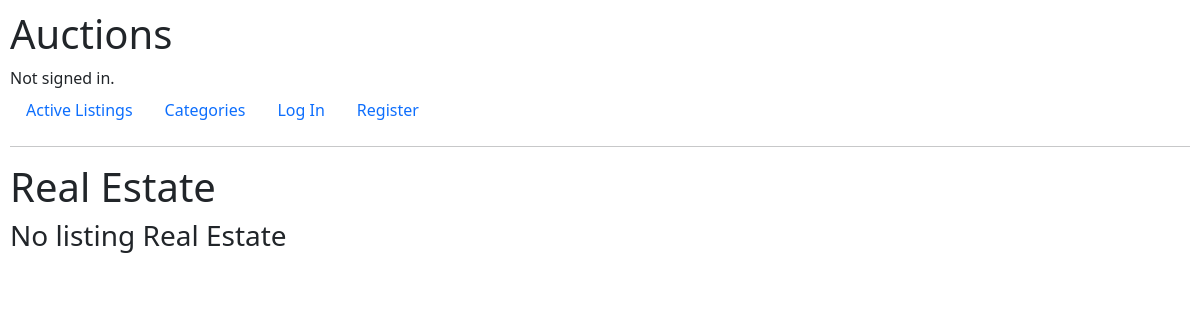
The page /categories/3 on the database as committed earlier.
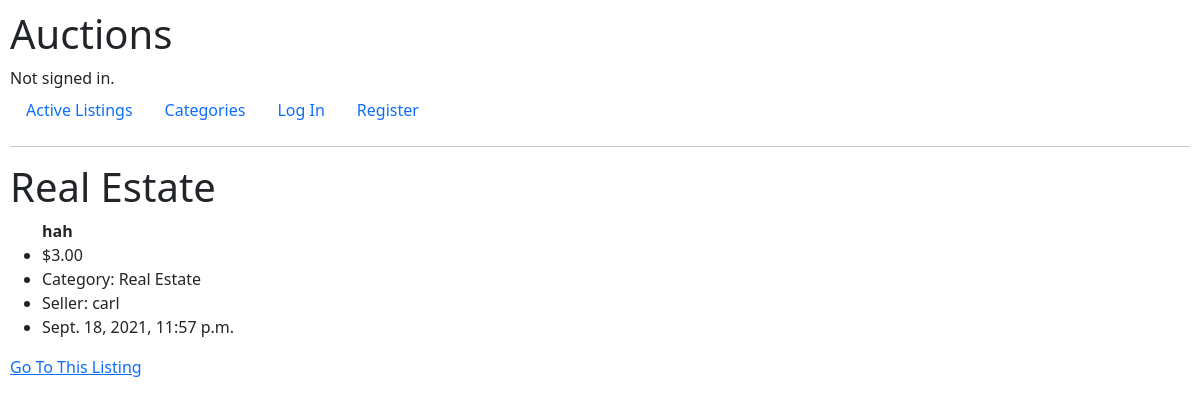
The same page on the database as committed later.
### auctions/models.py (models this page shows, shortened)
class Category(models.Model):
    Cat_name = models.CharField(max_length=50)
    def __str__(self):
        return f"{self.Cat_name}"

class Listing(models.Model):
    user = models.ForeignKey('User', on_delete=CASCADE, related_name='user_that_make_the_auction')
    title = models.CharField(max_length=50)
    price = models.DecimalField(max_digits=10,decimal_places=2)
    category = models.ForeignKey('Category', on_delete=CASCADE, related_name='selected_category',blank=True)
    time = models.DateTimeField(auto_now_add=True, blank=True)
    image = models.ImageField(null = True, blank = True, upload_to = 'images/')
    closed = models.BooleanField(default=False)
    bid = models.ManyToManyField('Bid', blank=True, related_name='listing_bid')
    comment = models.ManyToManyField('Comment',blank=True, related_name='list_comment')

class User(AbstractUser):
    pass

### auctions/views.py (the view)
# urls.py: path("categories/<int:cat_id>",views.specific, name='specific'),
def specific(request,cat_id):
    lis = Listing.objects.filter(category = cat_id)
    cat = Category.objects.get(pk = cat_id)
    return render(request, 'auctions/spec_category.html', {
        'catlist' :lis,
        'title' : cat,
    })

### auctions/templates/auctions/spec_category.html (shortened to what this page needs)
{% extends "auctions/layout.html" %} {% block body %} {% load tz %}
<h1>{{title}}</h1>
{% for cat in catlist %}
<ul>
  <strong> {{cat.title}} </strong>
  <li>${{cat.price}}</li>
  <li>Category: {{cat.category}}</li>
  <li>Seller: {{cat.user}}</li>
  {% timezone "Asia/Manila" %}
  <li>{{cat.time}}</li>
  {% endtimezone %}
</ul>
<a href="{% url 'listing' cat.id %}">Go To This Listing</a>
{% empty %}
<h3>No listing {{title}}</h3>
{% endfor %} {% endblock %}

Rows that differ between the two databases and show on the page:
shown differently, row unchanged: Category "Real Estate": Cat_name "Real Estate" → (not shown)
added Listing: title "hah", price "3.00", category "Real Estate", user "carl", time "Sept. 18, 2021, 11:57 p.m."
Other text that changed with them:
text no longer shown: "No listing"
